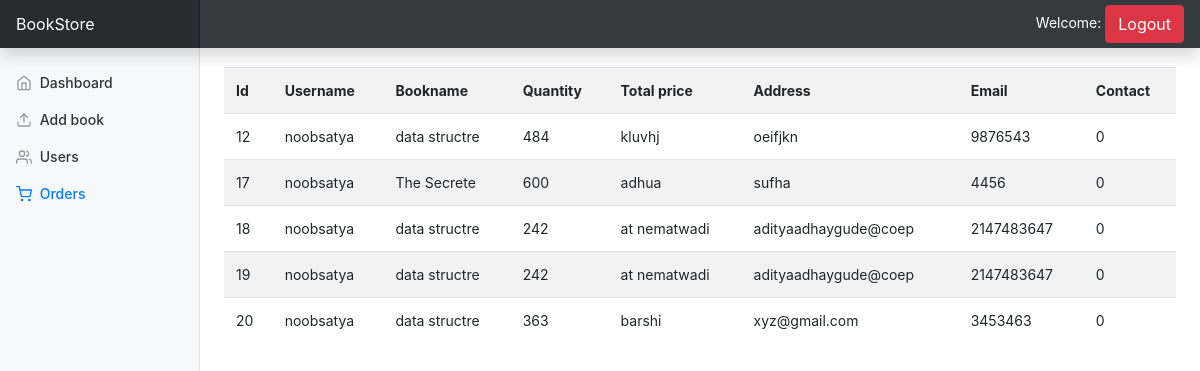
/orders.php, run on the app's committed database.
### tables this page shows
CREATE TABLE `orders` (
  `id` int(11) NOT NULL,
  `username` varchar(15) NOT NULL,
  `bookname` varchar(50) NOT NULL,
  `totalprice` double NOT NULL,
  `address` varchar(30) NOT NULL,
  `email` varchar(20) NOT NULL,
  `contact` int(10) NOT NULL,
  `status` int(11) NOT NULL DEFAULT 0
);

### orders.php (the view, shortened to what this page needs)
<?php
  include 'include/header.php';
?>
          <li class="nav-item">
            <a class="nav-link" href="dashboard.php">
              <span data-feather="home"></span>
              Dashboard <span class="sr-only">(current)</span>
            </a>
          </li>
          <li class="nav-item">
            <a class="nav-link" href="addbook.php">
              <span data-feather="upload"></span>
              Add book
            </a>
          </li>
          <li class="nav-item">
            <a class="nav-link " href="users.php">
              <span data-feather="users"></span>
              Users
            </a>
          </li>
         <li class="nav-item">
            <a class="nav-link active" href="#">
              <span data-feather="shopping-cart"></span>
              Orders
            </a>
          </li>
        </ul>
         </div>
    </nav>
<main role="main" class="col-md-9 ml-sm-auto col-lg-10 px-md-4">
  <div>
    <?php
    $query = "SELECT * FROM orders";
    $result = mysqli_query($connection, $query);
    echo '<div class="tab"><table class="table table-striped"><tr><td id="brow">Id</td><td id="brow">Username</td><td id="brow">Bookname</td><td id="brow">Quantity</td><td id="brow">Total price</td><td id="brow">Address</td><td id="brow">Email</td><td id="brow">Contact</td></tr>';
    while($row = mysqli_fetch_array($result))
    {
      $id =$row[0];
      $username =$row[1];
      $bookname=$row[2];
      $quantity=$row[3];
      $totalprice=$row[4];
      $address=$row[5];
      $email=$row[6];
      $contact=$row[7];
        echo '<tr><td>'.$id.'</td><td>'.$username.'</td><td>'.$bookname.'</td><td>'.$quantity.'</td><td>'.$totalprice.'</td><td>'.$address.'</td><td>'.$email.'</td><td>'.$contact.'</td></tr>';
     }
    echo '</table></div>';
?>
<?php
  include 'include/footer.php';
?>

### include/header.php (shortened to what this page needs)
<?php
  include 'include/session.php';
?>
<!DOCTYPE html>
<html lang="en">
  <head>
	<link href="css/sty.css" rel="stylesheet">
    <link href="css/admin.css" rel="stylesheet">
    <link href="css/dashboard.css" rel="stylesheet">
  </head>
  <body>
    <nav class="navbar navbar-dark sticky-top bg-dark flex-md-nowrap p-0 shadow">
  <a class="navbar-brand col-md-3 col-lg-2 mr-0 px-3" href="dashboard.php">BookStore</a>
  <ul class="navbar-nav px-3">
    <li class="nav-item text-nowrap">
      <span class="welcome">Welcome:<?php echo $login_session;?></span>
      <a href="home.php">
      <button class="btn btn-danger">Logout</button>
      </a>
    </li>
  </ul>
</nav>
<div class="container-fluid">
  <div class="row">
    <nav id="sidebarMenu" class="col-md-3 col-lg-2 d-md-block bg-light sidebar collapse">
      <div class="sidebar-sticky pt-3">
        <ul class="nav flex-column">

### include/footer.php (shortened to what this page needs)
		</div>
    </main>
  </div>
</div>
        <script src="js/dashboard.js"></script></body>
</html>

### css/admin.css (style rules this page uses)
span { color:red }
a { text-decoration:none; color:#6495ed }

### css/dashboard.css (style rules this page uses)
body { font-size: .875rem; }
.feather { width: 16px; height: 16px; vertical-align: text-bottom; }
.sidebar { position: fixed; top: 0; bottom: 0; left: 0; z-index: 100; padding: 48px 0 0; box-shadow: inset -1px 0 0 rgba(0, 0, 0, .1); }
.sidebar-sticky { position: relative; top: 0; height: calc(100vh - 48px); padding-top: .5rem; overflow-x: hidden; overflow-y: auto; }
.sidebar .nav-link { font-weight: 500; color: #333; }
.sidebar .nav-link .feather { margin-right: 4px; color: #999; }
.sidebar .nav-link.active { color: #007bff; }
.sidebar .nav-link:hover .feather, .sidebar .nav-link.active .feather { color: inherit; }
.navbar-brand { padding-top: .75rem; padding-bottom: .75rem; font-size: 1rem; background-color: rgba(0, 0, 0, .25); box-shadow: inset -1px 0 0 rgba(0, 0, 0, .25); }

### include/header.php (style rules this page uses)
.welcome { color: white; }

### orders.php (style rules this page uses)
#brow { font-weight: bold; }
.tab { margin-top: 2%; }

### data on the page
orders: id "12", username "noobsatya", bookname "data structre", totalprice "484", address "kluvhj", email "oeifjkn", contact "9876543", status "0"
orders: id "17", username "noobsatya", bookname "The Secrete", totalprice "600", address "adhua", email "sufha", contact "4456", status "0"
orders: id "18", username "noobsatya", bookname "data structre", totalprice "242", address "at nematwadi", email "adityaadhaygude@coep", contact "2147483647", status "0"
orders: id "19", username "noobsatya", bookname "data structre", totalprice "242", address "at nematwadi", email "adityaadhaygude@coep", contact "2147483647", status "0"
orders: id "20", username "noobsatya", bookname "data structre", totalprice "363", address "barshi", email "xyz@gmail.com", contact "3453463", status "0"
